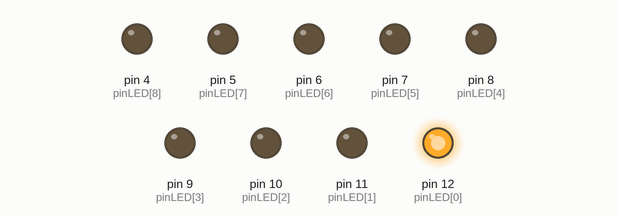
Simulated run of this sketch. Board: Arduino Uno, built with avr-gcc and run on an emulated ATmega328P. On the bench: output pins drawn as LEDs (lit = HIGH).

Above: at 0.02 s.
At 0.5 s:
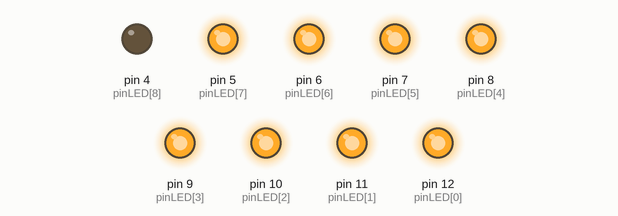
At 0.8 s:
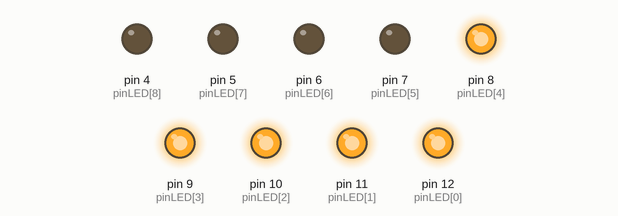
At 1.1 s:
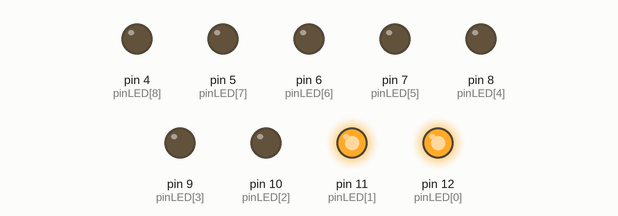
At 1.95 s:
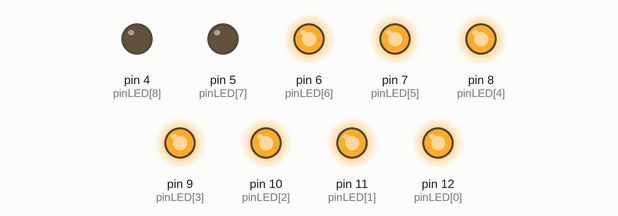
At 2.65 s:
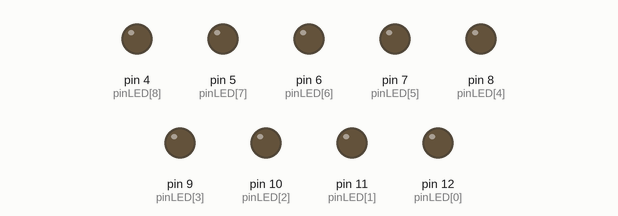
Timing chart, 0 to 3.1 s (numbered marks = the images above):
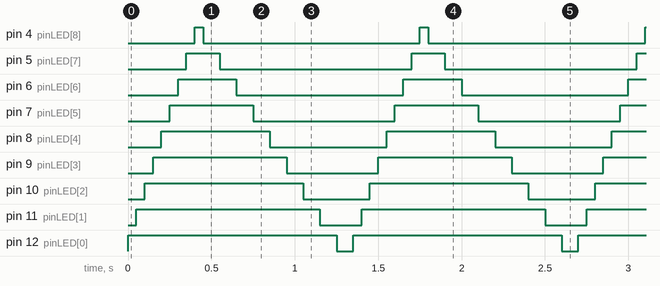

The sketch:

aula5_for.ino
```cpp
int pinLED[9] = {12,11,10,9,8,7,6,5,4};
int numeroLED;

void setup() {
  // put your setup code here, to run once:

  for (int i = 0; i <= 8; i++) {
    pinMode(pinLED[i], OUTPUT);
  }
}

void loop() {
  // put your main code here, to run repeatedly:

  for (numeroLED = 0; numeroLED <= 8; numeroLED++) {
    digitalWrite(pinLED[numeroLED], HIGH);

    delay(50);
  }

  for (numeroLED = 8; numeroLED >= 0; numeroLED--) {
    digitalWrite(pinLED[numeroLED], LOW);

    delay(100);
  }
}
```

Measured:
- by itself, pin 4 (pinLED[8]): alternates HIGH for 0.05 s and LOW for 1.3 s
- by itself, pin 5 (pinLED[7]): alternates HIGH for 0.20 s and LOW for 1.2 s
- by itself, pin 6 (pinLED[6]): alternates HIGH for 0.35 s and LOW for 1.0 s
- by itself, pin 7 (pinLED[5]): alternates HIGH for 0.50 s and LOW for 0.85 s
- by itself, pin 8 (pinLED[4]): alternates HIGH for 0.65 s and LOW for 0.70 s
- by itself, pin 9 (pinLED[3]): alternates HIGH for 0.80 s and LOW for 0.55 s
- by itself, pin 10 (pinLED[2]): alternates HIGH for 0.95 s and LOW for 0.40 s
- by itself, pin 11 (pinLED[1]): alternates HIGH for 1.1 s and LOW for 0.25 s
